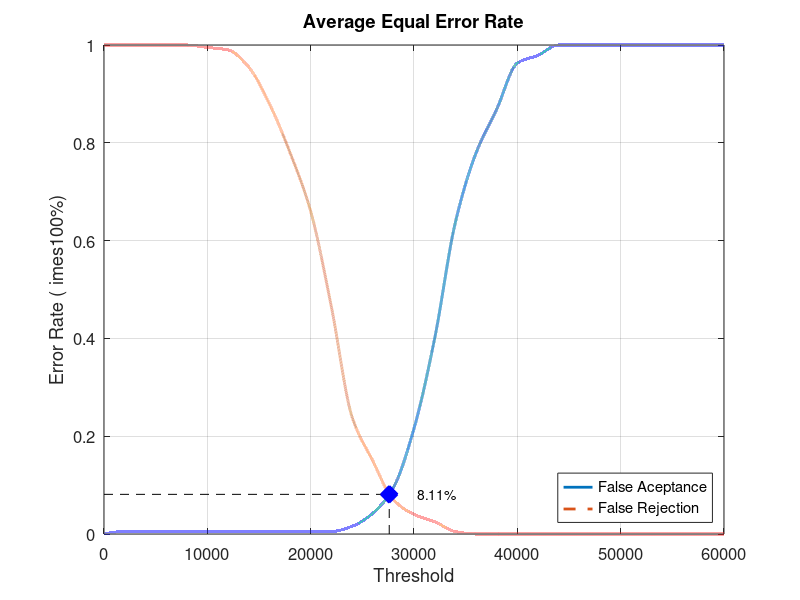
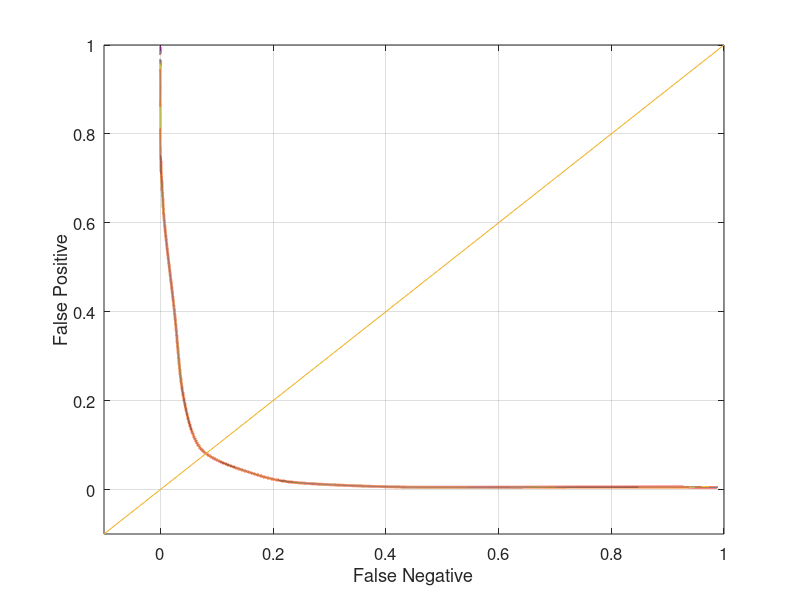

Recreate these plots in MATLAB, in order.
close all;
clear;
clc;
x = 0:2000:60000;
xq = 0:0.5:60000;

y0 = [0 0.00526316 0.00526316 0.00526316 0.00526316 0.00526316 0.00526316 0.00526316 0.00526316 0.00526316 0.00526316 0.00526316 0.0157895 0.0421053 0.0947368 0.215789 0.4 0.636842 0.778947 0.868421 0.963158 0.978947 1 1 1 1 1 1 1 1 1]
yy0 = interp1(x, y0, xq, 'pchip');
y1 = [1 1 1 1 1 0.995 0.99 0.955 0.88 0.78 0.66 0.465 0.24 0.15 0.07 0.04 0.025 0.005 0 0 0 0 0 0 0 0 0 0 0 0 0]
yy1 = interp1(x, y1, xq, 'pchip');

% Calculating EER: 
y2 = abs(y0 - y1);
find(y2 == min(y2))
yy2 = abs(yy0 - yy1);
xEER = find(yy2 == min(yy2));
xEERIndex = xq(xEER) % X-axis EER
yEER = yy0(xEER) % Y-axis EER

main = figure
plot(xq, yy0,'-','LineWidth', 2);	hold on
plot(xq, yy1,'--','LineWidth', 2);	hold on
plot([xEERIndex xEERIndex], [0 yEER], 'k--');	hold on
plot([0 xEERIndex], [yEER yEER], 'k--');	hold on
plot(xEERIndex, yEER, 'bx', 'LineWidth', 10);	hold on
text(xEERIndex + 10 * xEERIndex / 100, yEER, [num2str(round((10000 * yEER)) / 100) '%'])
legend('False Aceptance', 'False Rejection', 'Location', 'SouthEast')
xlabel('Threshold')
ylabel('Error Rate (	imes100%)')
title('Average Equal Error Rate')
set(gca, 'FontSize', 12)
axis([0 60000 0 1])
grid on

print(main, 'Database2_1Main', '-dpng');
FNRxFPR = figure('Color', [1 1 1]);
plot(yy1, yy0, '-', yy1, yy0, 'LineWidth', 2);
hold on
y = -0.1:0.1:1
plot(y, y); 
set(gca, 'FontSize', 12)
xlabel('False Negative')
ylabel('False Positive')
axis([-0.1 1 -0.1 1])
set(gca, 'FontSize', 12)
grid on

print(FNRxFPR, 'Database2_1FNRxFPR','-dpng');
